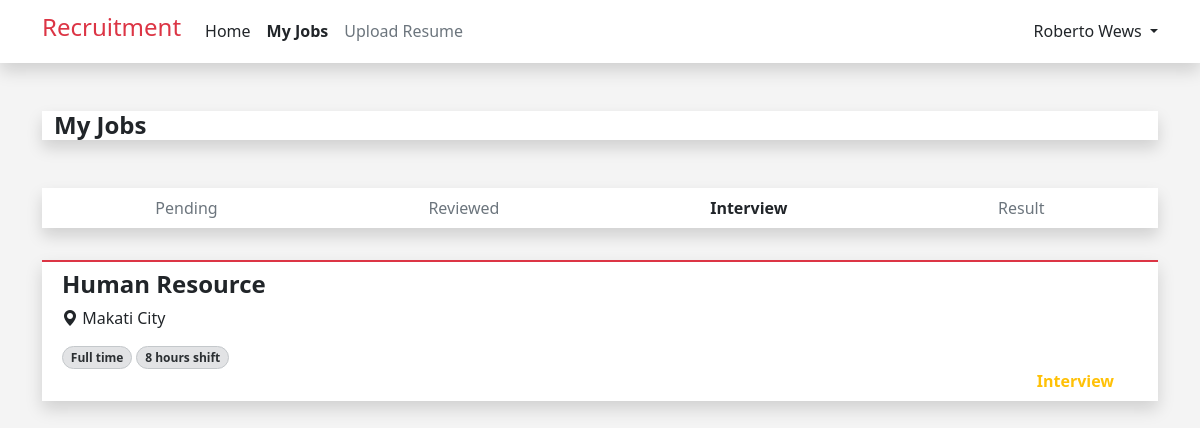
Before: /my_jobs.php?status=Interview (signed in) with the older database file.
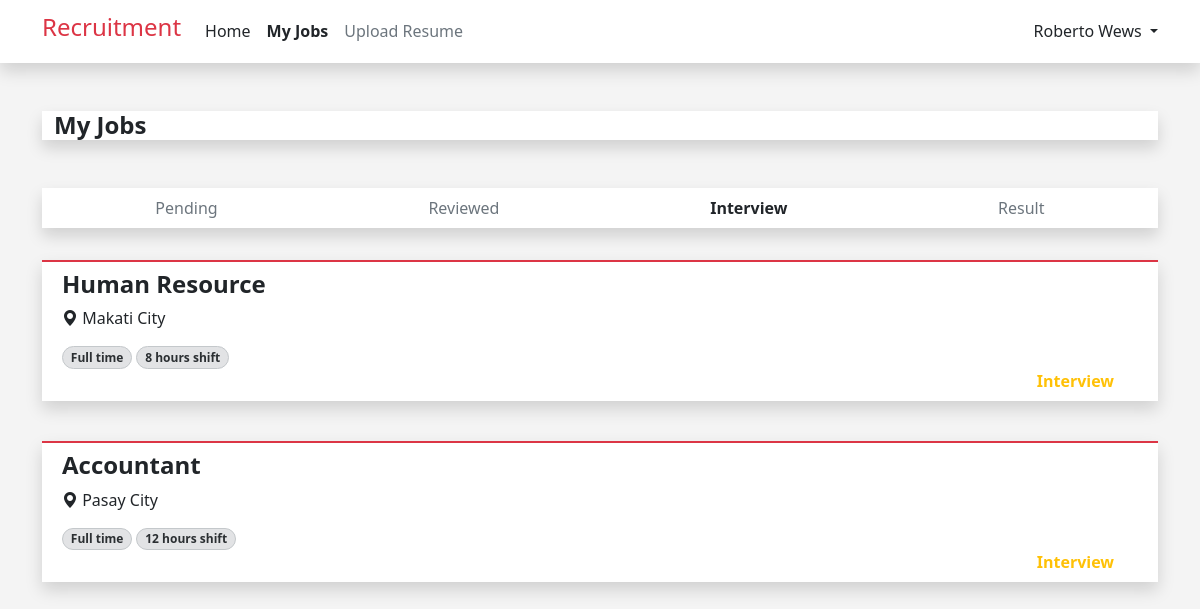
After: the same page with the newer database file.
### tables this page shows
CREATE TABLE `job_applicants` (
  `id` int(12) NOT NULL,
  `user_id` int(12) NOT NULL,
  `job_id` int(12) NOT NULL,
  `application_status` varchar(255) NOT NULL,
  `interview_date` datetime DEFAULT NULL
);

CREATE TABLE `jobs` (
  `id` int(12) NOT NULL,
  `job_name` varchar(255) NOT NULL,
  `salary` int(12) NOT NULL,
  `job_type` varchar(255) NOT NULL,
  `shift_and_schedule` varchar(255) NOT NULL,
  `location` varchar(255) NOT NULL,
  `job_description` text NOT NULL,
  `benefits` text NOT NULL,
  `priority` varchar(255) NOT NULL,
  `department` varchar(255) NOT NULL,
  `created_at` timestamp NOT NULL DEFAULT current_timestamp() ON UPDATE current_timestamp()
);

### my_jobs.php (the view, shortened to what the changed rows need)
<?php
include("dbconn.php");
include("header.php");
if (isset($_GET['status'])) {
    $status = $_GET['status'];
    $userId = $_SESSION['user_id'];
    if ($status === 'Result') {
        $query =
            "SELECT jobs.job_name, jobs.job_type, jobs.shift_and_schedule, jobs.location, job_applicants.application_status
            FROM jobs
            INNER JOIN job_applicants ON jobs.id = job_applicants.job_id
            WHERE job_applicants.user_id = '$userId' AND (job_applicants.application_status = 'Selected' OR job_applicants.application_status = 'Not Selected')";
    } else {
        $query =
            "SELECT jobs.job_name, jobs.job_type, jobs.shift_and_schedule, jobs.location, job_applicants.application_status
            FROM jobs
            INNER JOIN job_applicants ON jobs.id = job_applicants.job_id
            WHERE job_applicants.user_id = '$userId' AND job_applicants.application_status = '$status'";
    }
    $result = mysqli_query($conn, $query);
    function getStatusClass($status)
    {
        switch ($status) {
            case 'Interview':
                return 'text-warning';
        }
    }
}
?>
<!DOCTYPE html>
<html lang="en">
<head>
</head>
<body style="background-color: #F4F4F4; ">
    <div class="container">
        <?php
        while ($row = mysqli_fetch_assoc($result)) {
            ?>
            <div class="row">
                <div class="col-sm-12 col-md-12 ">
                    <div class="container-fluid bg-white shadow mb-3 mt-4 border-2 border-top border-danger">
                        <div class="row p-2">
                            <h4 class="fw-bold">
                                <?php echo $row['job_name'] ?>
                            </h4>
                            <div class="row">
                                <div class="col">
                                    <i class="bi bi-geo-alt-fill"></i><span>
                                        <?php echo $row['location']; ?>
                                    </span>
                                </div>
                            </div>
                            <div class="row">
                                <div class="col">
                                    <span
                                        class="badge bg-secondary-subtle border border-secondary-subtle text-secondary-emphasis rounded-pill mt-3">
                                        <?php echo $row['job_type']; ?>
                                    </span>
                                    <span
                                        class="badge bg-secondary-subtle border border-secondary-subtle text-secondary-emphasis rounded-pill mt-3">
                                        <?php echo $row['shift_and_schedule']; ?>
                                    </span>
                                </div>
                            </div>
                            <div class="row">
                                <div class="col d-flex justify-content-end">
                                    <div
                                        class="fw-bold rounded-1 <?php echo getStatusClass($row['application_status']); ?>">
                                        <?php echo $row['application_status']; ?>
                                    </div>
                                </div>
                            </div>
                        </div>
                    </div>
                </div>
            </div>
            <?php
        }
        ?>
    </div>
</body>
</html>

Changed rows visible on the page:
now on this page (row edited): job_applicants: job.job_name "Accountant", job.location "Pasay City", job.job_type "Full time", job.shift_and_schedule "12 hours shift", application_status "Interview"
